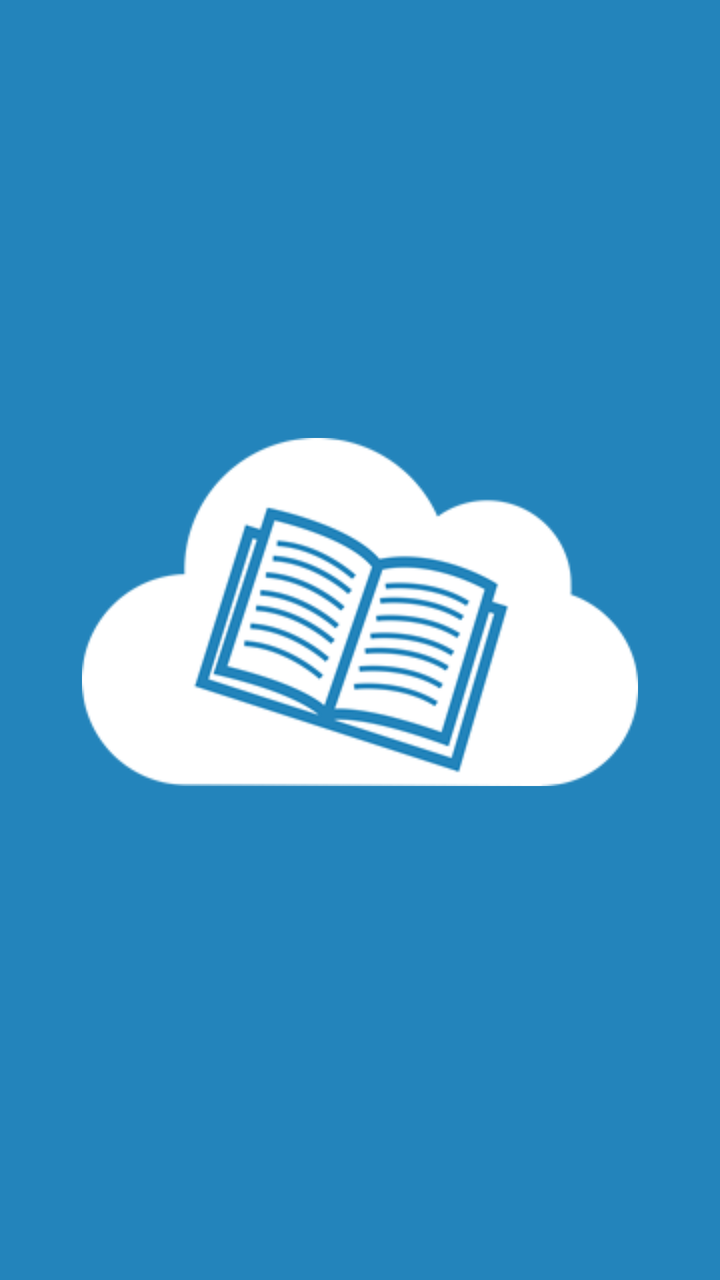
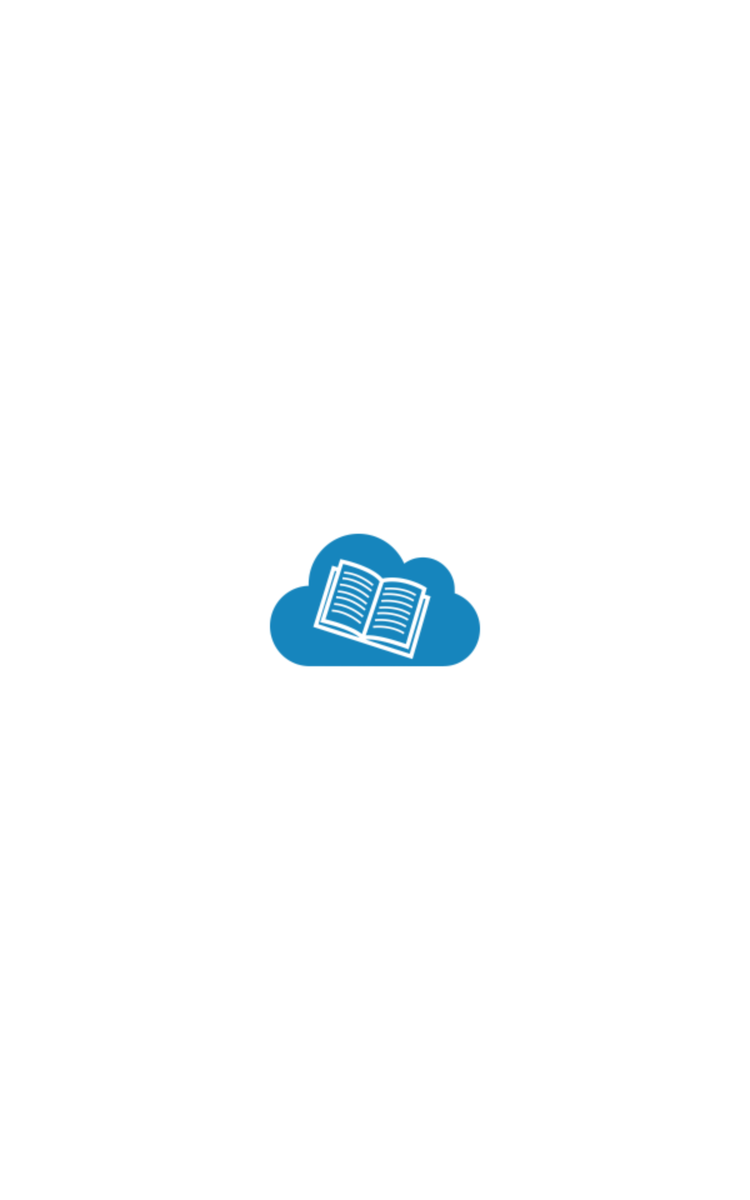

An Android layout and its configuration variant, each rendered on a device that would load it. The default file and the variant file are quoted in full after the pictures.
<!-- AndroidManifest.xml: fallback theme Theme.MaterialComponents.DayNight.NoActionBar -->
<!-- res/layout/activity_login.xml -->
<RelativeLayout xmlns:android="http://schemas.android.com/apk/res/android"
    xmlns:tools="http://schemas.android.com/tools" android:layout_width="match_parent"
    android:layout_height="match_parent" android:paddingLeft="@dimen/activity_horizontal_margin"
    android:paddingRight="@dimen/activity_horizontal_margin"
    android:paddingTop="@dimen/activity_vertical_margin"
    android:paddingBottom="@dimen/activity_vertical_margin"
    tools:context="com.cloudnets.cloudacademic.Views.Login"
    android:id="@+id/contenedor_login"
    android:background="#ff2384bb">

    <LinearLayout
        android:orientation="vertical"
        android:layout_width="wrap_content"
        android:layout_height="match_parent"
        android:id="@+id/contenedor_logo"
        android:layout_above="@+id/contenedor_credenciales"
        android:layout_centerHorizontal="true"
        android:gravity="bottom">

        <ImageView
            android:layout_width="wrap_content"
            android:layout_height="wrap_content"
            android:id="@+id/logo_login"
            android:contentDescription="@string/logo"
            android:src="@drawable/logo3" />

        <Space
            android:layout_width="20dp"
            android:layout_height="23dp"
            android:layout_gravity="center_horizontal" />

    </LinearLayout>

    <LinearLayout
        android:orientation="vertical"
        android:layout_width="wrap_content"
        android:layout_height="wrap_content"
        android:layout_gravity="center"
        android:id="@+id/contenedor_credenciales"
        android:layout_marginBottom="42dp"
        android:layout_alignParentBottom="true"
        android:layout_centerHorizontal="true"
        android:visibility="invisible">

        <LinearLayout
            android:orientation="horizontal"
            android:layout_width="290dp"
            android:layout_height="45dp"
            android:id="@+id/contenedor_user"
            android:background="@drawable/bordes_text"
            android:layout_gravity="center_horizontal">

            <ImageView
                android:layout_width="wrap_content"
                android:layout_height="wrap_content"
                android:id="@+id/imageView"
                android:src="@mipmap/ic_user"
                android:paddingLeft="5dp"
                android:contentDescription="@android:string/ok"
                android:paddingTop="5dp" />

            <EditText
                android:layout_width="220dp"
                android:layout_height="40dp"
                android:ems="10"
                android:id="@+id/txtUsuario"
                android:inputType="textPersonName"
                android:textColor="@color/primary_dark_color"
                android:textColorHint="#ff184aa7"
                android:hint="@string/usuario"
                android:gravity="center"
                android:maxLines="1"
                android:layout_gravity="center_horizontal" />
        </LinearLayout>

        <Space
            android:layout_width="20dp"
            android:layout_height="22dp" />

        <LinearLayout
            android:orientation="horizontal"
            android:layout_width="290dp"
            android:layout_height="45dp"
            android:id="@+id/contenedor_password"
            android:background="@drawable/bordes_text"
            android:layout_gravity="center_horizontal">

            <ImageView
                android:layout_width="wrap_content"
                android:layout_height="wrap_content"
                android:id="@+id/imageView2"
                android:src="@mipmap/ic_pass"
                android:contentDescription="@android:string/ok"
                android:paddingTop="5dp"
                android:paddingLeft="5dp" />

            <EditText
                android:layout_width="220dp"
                android:layout_height="40dp"
                android:inputType="text"
                android:ems="10"
                android:id="@+id/txtContrasena"
                android:layout_gravity="center_horizontal"
                android:textColor="@color/primary_dark_color"
                android:textColorHint="#ff184aa7"
                android:hint="@string/contrasena"
                android:maxLines="1"
                android:gravity="center" />
        </LinearLayout>

        <Space
            android:layout_width="20dp"
            android:layout_height="22dp" />

        <LinearLayout
            android:orientation="vertical"
            android:layout_width="wrap_content"
            android:layout_height="wrap_content"
            android:id="@+id/contenedor_but_validar"
            android:layout_gravity="center_horizontal">

            <Button
                android:layout_width="220dp"
                android:layout_height="wrap_content"
                android:text="@string/validar"
                android:id="@+id/butValidar"
                android:background="@drawable/bordes_button"
                android:textColor="#ffffffff"
                android:layout_gravity="center_horizontal" />
        </LinearLayout>

    </LinearLayout>

</RelativeLayout>
<!-- resources referenced by this layout -->
<resources>
  <color name="primary_dark_color">#1976D2</color>
  <!-- drawable bordes_button (drawable) -->
  <?xml version="1.0" encoding="utf-8"?>
  <shape xmlns:android="http://schemas.android.com/apk/res/android" >
      <solid
          android:color="#ffffff" />
      <stroke
          android:width="2dip"
          android:color="#d7307bab" />
      <corners
          android:radius="7dip" />
  </shape>
  <!-- drawable bordes_text (drawable) -->
  <?xml version="1.0" encoding="utf-8"?>
  <shape xmlns:android="http://schemas.android.com/apk/res/android" >
      <solid
          android:color="#FFFFFF" />
      <stroke
          android:width="3dip"
          android:color="#c112264d" />
      <corners
          android:radius="40dip" />
  </shape>
  <!-- drawable logo3: png bitmap (drawable, 16969 bytes) -->
  <!-- mipmap ic_pass: png bitmap (mipmap-hdpi, 1536 bytes) -->
  <!-- mipmap ic_user: png bitmap (drawable, 1711 bytes) -->
  <string name="contrasena">Contraseña</string>
  <string name="logo">Logo</string>
  <string name="usuario">Usuario</string>
  <string name="validar">Iniciar Sesión</string>
</resources>
<!-- res/layout-large/activity_login.xml (the repository's variant of the layout above) -->
<!-- drawn on a 7-inch tablet held upright -->
<?xml version="1.0" encoding="utf-8"?>
<RelativeLayout xmlns:android="http://schemas.android.com/apk/res/android"
    xmlns:tools="http://schemas.android.com/tools"
    android:layout_width="match_parent" android:layout_height="match_parent"
    android:background="@mipmap/fondo"
    tools:context=".Views.Login">

    <ImageView
        android:layout_width="wrap_content"
        android:layout_height="wrap_content"
        android:id="@+id/logo_login"
        android:src="@drawable/logo"
        android:layout_centerVertical="true"
        android:layout_centerHorizontal="true"
        android:contentDescription="@string/logo"
        android:visibility="visible" />

    <LinearLayout
        android:orientation="vertical"
        android:layout_width="wrap_content"
        android:layout_height="wrap_content"
        android:layout_gravity="center"
        android:id="@+id/contenedor_credenciales"
        android:visibility="invisible"
        android:layout_alignTop="@+id/logo_login"
        android:layout_centerHorizontal="true">

        <LinearLayout
            android:orientation="horizontal"
            android:layout_width="400dp"
            android:layout_height="60dp"
            android:id="@+id/contenedor_user"
            android:background="@drawable/bordes_layout"
            android:layout_gravity="center_horizontal"
            android:gravity="center">

            <EditText
                android:layout_width="wrap_content"
                android:layout_height="wrap_content"
                android:ems="10"
                android:id="@+id/txtUsuario"
                android:inputType="textEmailAddress"
                android:textColor="@color/primary_dark_color"
                android:textColorHint="#d7307bab"
                android:hint="@string/usuario"
                android:drawableLeft="@mipmap/user"
                android:drawablePadding="5dp"
                android:singleLine="true"
                android:gravity="center"
                android:maxLines="1"
                android:layout_gravity="center_vertical" />
        </LinearLayout>

        <Space
            android:layout_width="20dp"
            android:layout_height="22dp" />

        <LinearLayout
            android:orientation="horizontal"
            android:layout_width="400dp"
            android:layout_height="60dp"
            android:id="@+id/contenedor_password"
            android:background="@drawable/bordes_layout"
            android:layout_gravity="center_horizontal"
            android:gravity="center">

            <EditText
                android:layout_width="wrap_content"
                android:layout_height="wrap_content"
                android:inputType="textPassword"
                android:ems="10"
                android:id="@+id/txtContrasena"
                android:layout_gravity="center_vertical"
                android:textColor="@color/primary_dark_color"
                android:textColorHint="#d7307bab"
                android:hint="@string/contrasena"
                android:drawableLeft="@mipmap/pass"
                android:drawablePadding="5dp"
                android:singleLine="true"
                android:maxLines="1"
                android:gravity="center" />
        </LinearLayout>

        <Space
            android:layout_width="20dp"
            android:layout_height="22dp" />

        <LinearLayout
            android:orientation="vertical"
            android:layout_width="wrap_content"
            android:layout_height="wrap_content"
            android:id="@+id/contenedor_but_validar"
            android:layout_gravity="center_horizontal"
            android:gravity="center">

            <Button
                android:layout_width="220dp"
                android:layout_height="wrap_content"
                android:text="@string/validar"
                android:id="@+id/butValidar"
                android:background="@drawable/bordes_button"
                android:textColor="#216794"
                android:layout_gravity="center_horizontal" />
        </LinearLayout>

    </LinearLayout>

</RelativeLayout>
<!-- resources referenced by the variant -->
<!-- as a 7-inch tablet held upright resolves them -->
<resources>
  <color name="primary_dark_color">#1976D2</color>
  <!-- drawable bordes_button (drawable) -->
  <?xml version="1.0" encoding="utf-8"?>
  <shape xmlns:android="http://schemas.android.com/apk/res/android" >
      <solid
          android:color="#ffffff" />
      <stroke
          android:width="2dip"
          android:color="#d7307bab" />
      <corners
          android:radius="7dip" />
  </shape>
  <!-- drawable bordes_layout (drawable) -->
  <?xml version="1.0" encoding="utf-8"?>
  <layer-list xmlns:android="http://schemas.android.com/apk/res/android">
      
      <item>
          <shape  android:shape="rectangle">
              <solid android:color="#d8d8d8" />
              <corners android:radius="7dp" />
          </shape>
      </item>
  
      
      <item android:left="3px">
          <shape  android:shape="rectangle">
              <solid android:color="#FFFFFF" />
              <corners android:radius="7dp" />
          </shape>
      </item>
  
      
      <item android:right="3px">
          <shape  android:shape="rectangle">
              <solid android:color="#FFFFFF" />
              <corners android:radius="7dp" />
          </shape>
      </item>
  </layer-list>
  <!-- drawable logo: png bitmap (drawable, 12442 bytes) -->
  <!-- mipmap pass: png bitmap (mipmap-hdpi, 2001 bytes) -->
  <!-- mipmap user: png bitmap (drawable, 1261 bytes) -->
  <string name="contrasena">Contraseña</string>
  <string name="logo">Logo</string>
  <string name="usuario">Usuario</string>
  <string name="validar">Iniciar Sesión</string>
</resources>
